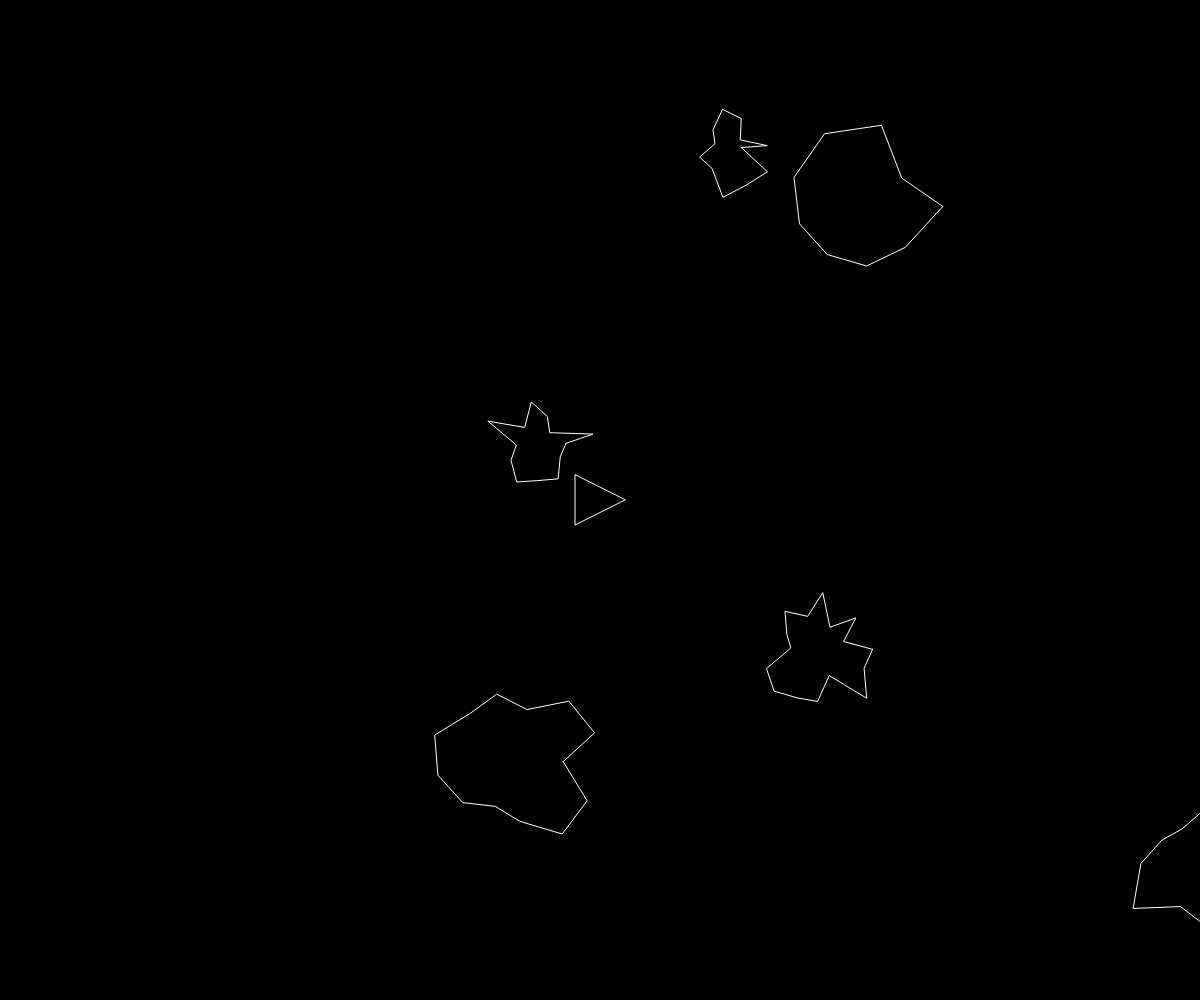
Frame 1 (no input)
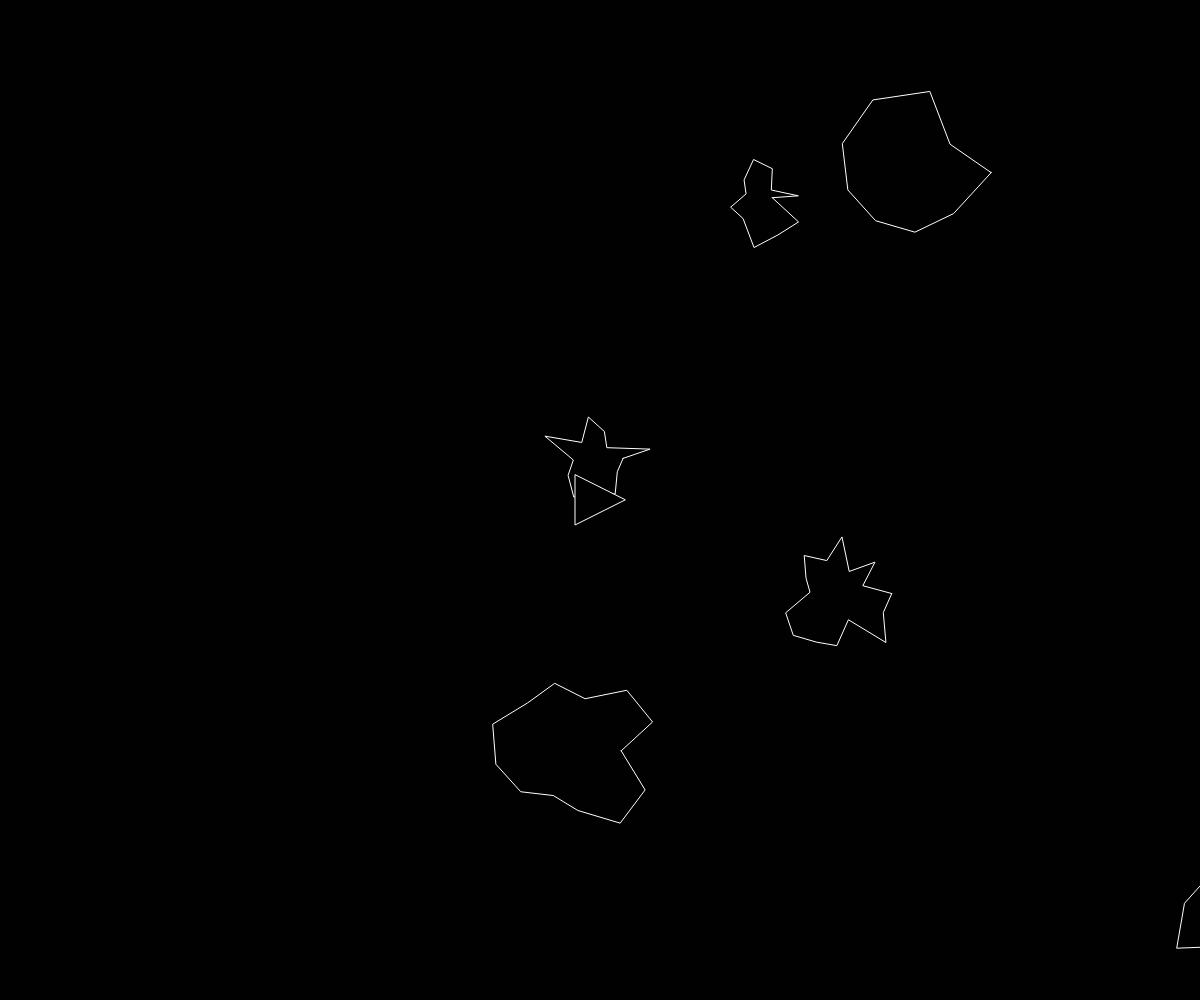
Frame 60 (no input)
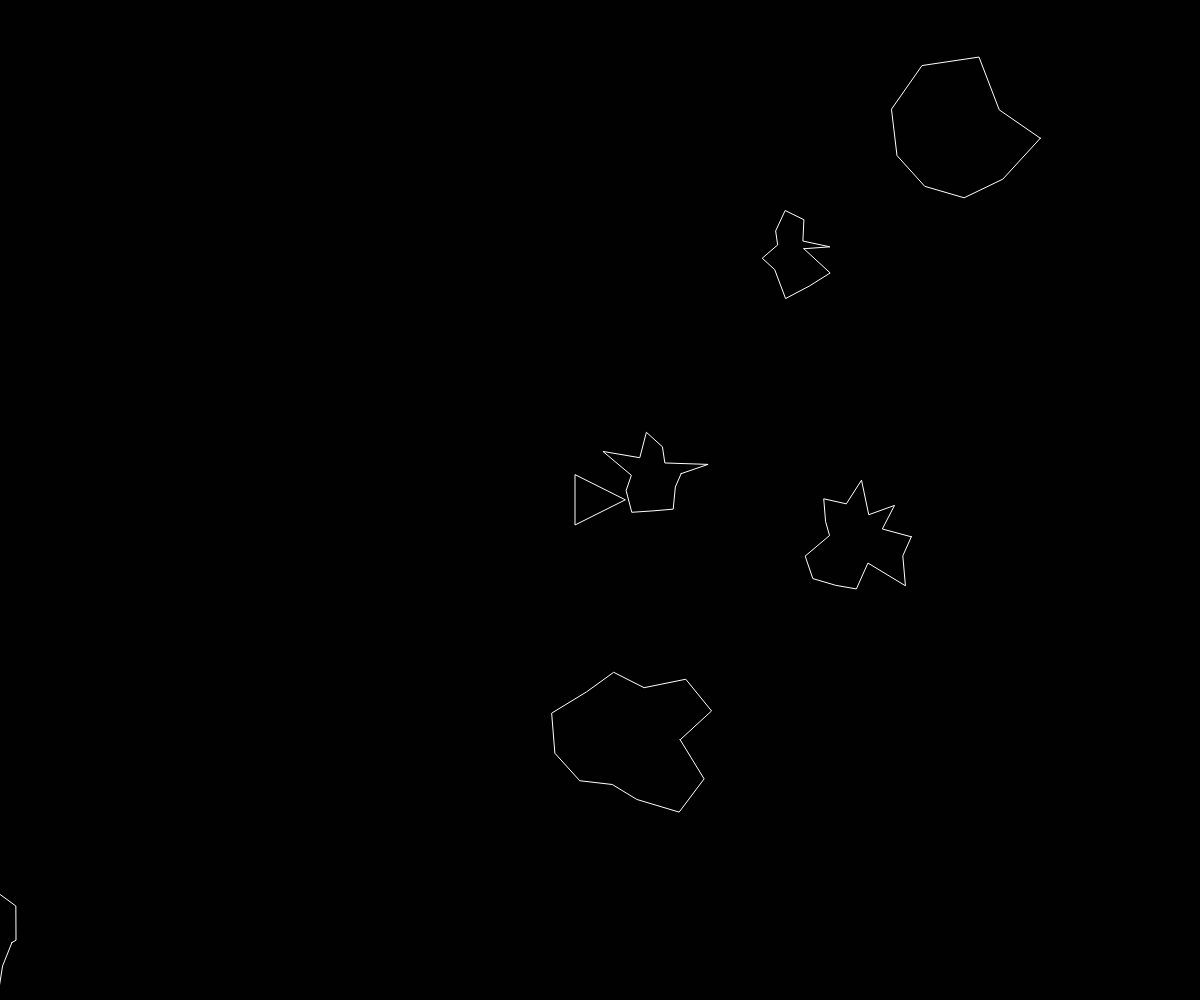
Frame 120 (the mouse pressed at the canvas centre since frame 60)

The p5.js sketch that drew these frames (run headless with seeded random() and noise() and a simulated clock; from frame 60 on, the mouse is pressed at the canvas centre):

// p5.js sketch
// ── sketch.js
var ship;
var asteroids = [];
var lasers = [];
var is_hit;

function setup() {
  createCanvas(windowWidth, windowHeight);
  is_hit = false;
  background(1);
  ship = new Ship();
  for (var i = 0; i < 6; i++)
    asteroids.push(new Asteroid());

}

function draw() {
  if (is_hit)
    background(255, 25, 25);
  else
    background(1);

  for (var i = asteroids.length - 1; i >= 0; i--) {
    if (ship.hits(asteroids[i])) {
      is_hit = true;
    } else {
      is_hit = false;
    }
    asteroids[i].edge();
    asteroids[i].update();
    asteroids[i].render();
  }

  for (var i = lasers.length - 1; i >= 0; i--) {
    lasers[i].update();
    lasers[i].render();
    if (lasers[i].offscreen()) {
      lasers.splice(i, 1);
    } else {
      for (var j = asteroids.length - 1; j >= 0; j--) {
        if (lasers[i].hits(asteroids[j])) {
          if (asteroids[j].r > 19) {
            var new_ast = asteroids[j].breakup();
            asteroids = asteroids.concat(new_ast);
          }
          asteroids.splice(j, 1);
          lasers.splice(i, 1);
          break;
        }
      }
    }
  }

  ship.update();
  ship.edge();
  ship.turn();
  ship.render();

  if (asteroids.length <= 3) {
    for (var i = 0; i < 3; i++)
      asteroids.push(new Asteroid());
  }

}

function keyReleased() {
  ship.set_rotation(0);
  ship.boosting(false);
}

function keyPressed() {
  if (key == ' ')
    lasers.push(new Laser(ship.pos, ship.heading));
  else if (keyCode == RIGHT_ARROW)
    ship.set_rotation(0.1);
  else if (keyCode == LEFT_ARROW)
    ship.set_rotation(-0.1);
  else if (keyCode == UP_ARROW)
    ship.boosting(true);

}

// ── asteroid.js
function Asteroid(pos, size) {
  if (pos)
    this.pos = pos.copy();
  else
    this.pos = createVector(random(width), random(height));

  this.vel = p5.Vector.random2D();
  if (size)
    this.r = size;
  else
    this.r = random(31, 85);

  this.total = random(5, 16);
  this.offset = [];
  for (var i = 0; i < this.total; i++) {
    if (this.r > 29)
      this.offset[i] = random(-22, 22);
    else
      this.offset[i] = random(-6, 6);
  }


  this.render = function() {
    push();
    translate(this.pos.x, this.pos.y);
    noFill();
    stroke(255);
    beginShape();
    for (var i = 0; i <= this.total; i++) {
      var angle = map(i, 0, this.total, 0, TWO_PI);
      var x = (this.r + this.offset[i]) * cos(angle);
      var y = (this.r + this.offset[i]) * sin(angle);
      vertex(x, y);
    }
    endShape(CLOSE);
    pop();
  }

  this.update = function() {
    this.pos.add(this.vel);
  }

  this.edge = function() {
    if (this.pos.x > width + this.r)
      this.pos.x = -this.r;
    else if (this.pos.x < -this.r)
      this.pos.x = width + this.r;
    if (this.pos.y > height + this.r)
      this.pos.y = -this.r;
    else if (this.pos.y < -this.r)
      this.pos.y = height + this.r;
  }

  this.breakup = function() {
    var new_a = [];
    new_a[0] = new Asteroid(this.pos, this.r / 2);
    new_a[1] = new Asteroid(this.pos, this.r / 2);
    return new_a;
  }


}

// ── laser.js
function Laser(pos, heading) {
  this.pos = createVector(pos.x, pos.y);
  this.vel = p5.Vector.fromAngle(heading);
  this.vel.setMag(9);

  this.update = function() {
    this.pos.add(this.vel);
  }

  this.render = function() {
    push();
    stroke(255);
    strokeWeight(6);
    point(this.pos.x, this.pos.y);
    pop();
  }

  this.hits = function(asteroid) {
    var d = dist(this.pos.x, this.pos.y, asteroid.pos.x, asteroid.pos.y);
    if (d < asteroid.r - 2)
      return true;
    else
      return false;
  }

  this.offscreen = function() {
    if (this.pos.x > width || this.pos.x < 0)
      return true;
    if (this.pos.y > height || this.pos.y < 0)
      return true;
    return false;
  }







}

// ── ship.js
function Ship() {
  this.pos = createVector(width / 2, height / 2);
  this.vel = createVector(0, 0);
  this.heading = 0;
  this.is_boosting = false;
  this.rotation = 0;
  this.r = 25;
  this.render = function() {
    push()
    translate(this.pos.x, this.pos.y);
    rotate(this.heading + PI / 2);
    fill(1);
    stroke(255);
    triangle(-this.r, this.r, this.r, this.r, 0, -this.r);
    pop();
  }

  this.update = function() {
    if (this.is_boosting)
      this.boost();
    this.pos.add(this.vel);
    this.vel.mult(0.98);
  }

  this.boosting = function(boost) {
    this.is_boosting = boost;
  }

  this.set_rotation = function(angle) {
    this.rotation = angle;
  }

  this.turn = function() {
    this.heading += this.rotation;
  }

  this.boost = function() {
    var force = p5.Vector.fromAngle(this.heading);
    force.mult(0.25);
    this.vel.add(force);
  }

  this.edge = function() {
    if (this.pos.x > width + this.r)
      this.pos.x = -this.r;
    else if (this.pos.x < -this.r)
      this.pos.x = width + this.r;
    if (this.pos.y > height + this.r)
      this.pos.y = -this.r;
    else if (this.pos.y < -this.r)
      this.pos.y = height + this.r;
  }

  this.hits = function(asteroid) {
    var d = dist(this.pos.x, this.pos.y, asteroid.pos.x, asteroid.pos.y);
    if (d < asteroid.r + this.r) {
      return true;
    } else {
      return false;
    }
  }



}
